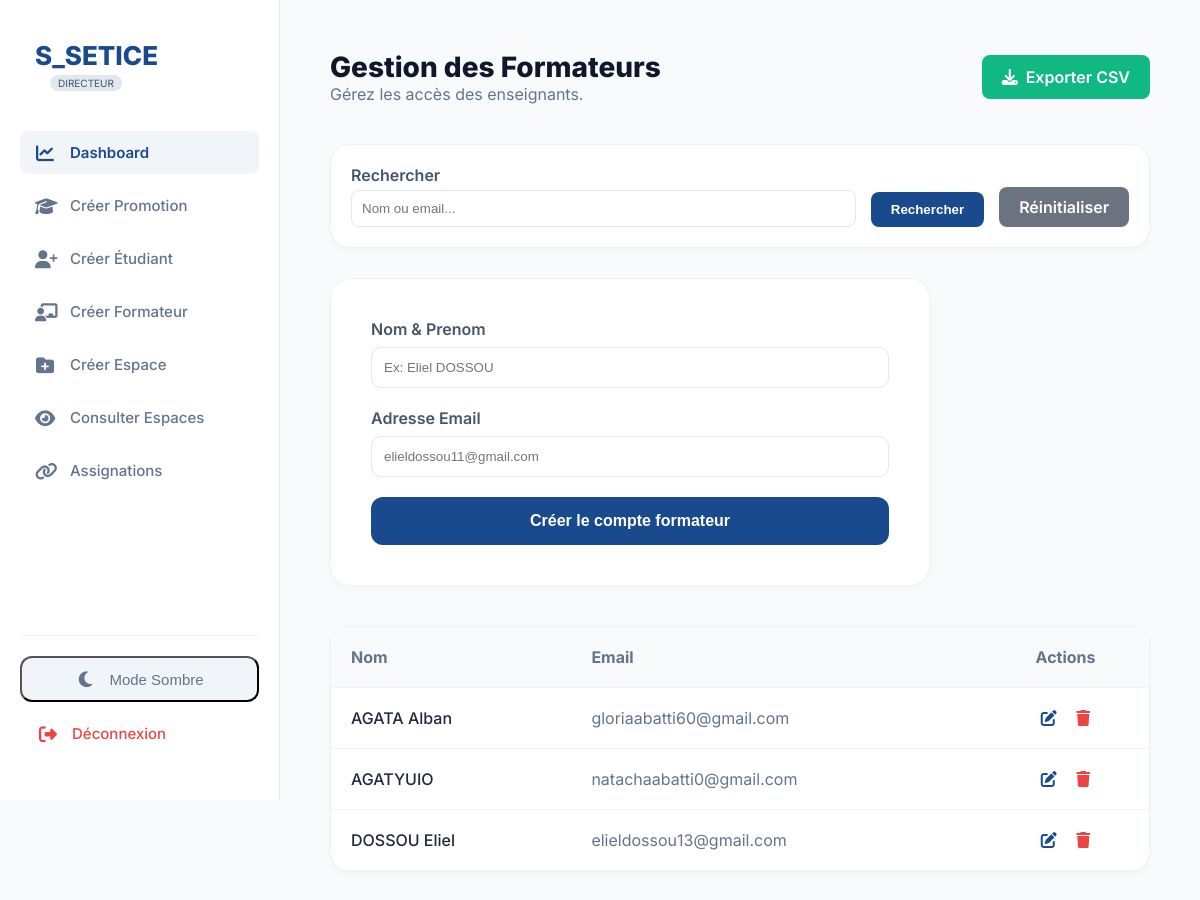
Screenshot of /views/formateurs.php (signed in) with the database file from the repository.
### tables this page shows
CREATE TABLE IF NOT EXISTS `formateurs` (
  `id` int NOT NULL AUTO_INCREMENT,
  `nom` varchar(100) DEFAULT NULL,
  `email` varchar(150) DEFAULT NULL,
  `id_utilisateur` int DEFAULT NULL,
  PRIMARY KEY (`id`),
  UNIQUE KEY `email` (`email`)
);

### includes/csrf.php (called while the page is built, shortened)
<?php
function generateCsrfToken() {
    return $_SESSION['csrf_token'];
}
?>

### views/formateurs.php (the view, shortened to what this page needs)
<?php
require_once('../config/db.php');
require_once('../includes/csrf.php');
$search = trim($_GET['search'] ?? '');
$page = max(1, intval($_GET['page'] ?? 1));
$per_page = 10;
$where = [];
$params = [];
$where_clause = !empty($where) ? "WHERE " . implode(" AND ", $where) : "";
$offset = ($page - 1) * $per_page;
$query = "SELECT * FROM formateurs $where_clause ORDER BY nom ASC LIMIT $per_page OFFSET $offset";
$query_stmt = $pdo->prepare($query);
$query_stmt->execute($params);
$formateurs = $query_stmt->fetchAll();
?>
<!DOCTYPE html>
<html lang="fr">
<head>
    <link rel="stylesheet" href="https://cdnjs.cloudflare.com/ajax/libs/font-awesome/6.4.0/css/all.min.css">
    <link rel="stylesheet" href="../assets/css/style.css">
</head>
<body style="margin:0; font-family:'Inter', sans-serif; background:#f8fafc;">
    <?php include('../includes/sidebar.php'); ?>
    <main style="margin-left: 280px; padding: 50px;">
        <header style="margin-bottom: 40px;">
            <div style="display: flex; justify-content: space-between; align-items: center;">
                <div>
                    <h1 style="font-size: 28px; font-weight: 800; color: #0f172a;">Gestion des Formateurs</h1>
                    <p style="color: #64748b;">Gérez les accès des enseignants.</p>
                </div>
                <a href="../actions/export_action.php?table=formateurs&format=csv" class="btn-export" style="background: #10b981; color: white; padding: 12px 20px; border-radius: 8px; text-decoration: none; font-weight: 600; display: inline-flex; align-items: center; gap: 8px;">
                    <i class="fas fa-download"></i> Exporter CSV
                </a>
            </div>
        </header>
        <div style="background: white; padding: 20px; border-radius: 20px; box-shadow: 0 4px 6px rgba(0,0,0,0.02); border: 1px solid #edf2f7; margin-bottom: 30px;">
            <form method="GET" style="display: flex; gap: 15px; align-items: end;">
                <div style="flex: 1;">
                    <label style="display:block; margin-bottom:5px; font-weight:600; color:#475569;">Rechercher</label>
                    <input type="text" name="search" value="<?= htmlspecialchars($search) ?>" placeholder="Nom ou email..." style="width:100%; padding:10px; border:1px solid #e2e8f0; border-radius:8px;">
                </div>
                <button type="submit" style="background:#1a4a8e; color:white; border:none; padding:10px 20px; border-radius:8px; cursor:pointer; font-weight:600;">Rechercher</button>
                <a href="formateurs.php" style="background:#6b7280; color:white; padding:10px 20px; border-radius:8px; text-decoration:none; font-weight:600;">Réinitialiser</a>
            </form>
        </div>
        <div style="background: white; padding: 40px; border-radius: 20px; box-shadow: 0 4px 6px rgba(0,0,0,0.02); max-width: 600px; border: 1px solid #edf2f7;">
            <form action="../actions/formateur_action.php" method="POST">
                <div style="margin-bottom: 20px;">
                    <label style="display:block; margin-bottom:8px; font-weight:600; color:#475569;">Nom & Prenom</label>
                    <input type="text" name="nom" placeholder="Ex: Eliel DOSSOU" required style="width:100%; padding:12px; border:1px solid #e2e8f0; border-radius:10px; outline:none;">
                </div>
                <div style="margin-bottom: 20px;">
                    <label style="display:block; margin-bottom:8px; font-weight:600; color:#475569;">Adresse Email</label>
                    <input type="email" name="email" placeholder="elieldossou11@gmail.com" required style="width:100%; padding:12px; border:1px solid #e2e8f0; border-radius:10px;">
                </div>
                <button type="submit" style="background:#1a4a8e; color:white; border:none; padding:15px 30px; border-radius:12px; cursor:pointer; font-weight:600; width:100%; font-size:16px;">
                    Créer le compte formateur
                </button>
            </form>
        </div>
        <div style="background: white; border-radius: 20px; border: 1px solid #edf2f7; margin-top: 40px; overflow: hidden; box-shadow: 0 4px 6px rgba(0,0,0,0.02);">
            <table style="width: 100%; border-collapse: collapse; text-align: left;">
                <thead>
                    <tr style="background: #f8fafc; border-bottom: 1px solid #edf2f7;">
                        <th style="padding: 20px; color: #64748b;">Nom</th>
                        <th style="padding: 20px; color: #64748b;">Email</th>
                        <th style="padding: 20px; color: #64748b; text-align: center;">Actions</th>
                    </tr>
                </thead>
                <tbody>
                    <?php foreach($formateurs as $f): ?>
                    <tr style="border-bottom: 1px solid #f1f5f9;">
                        <td style="padding: 20px; font-weight: 500;"><?= htmlspecialchars($f['nom']) ?></td>
                        <td style="padding: 20px; color: #64748b;"><?= htmlspecialchars($f['email']) ?></td>
                        <td style="padding: 20px; text-align: center;">
                            <a href="edit_formateur.php?id=<?= $f['id'] ?>" style="color: #1a4a8e; margin-right: 15px;"><i class="fas fa-edit"></i></a>
                            <a href="../actions/delete_action.php?type=formateur&id=<?= $f['id'] ?>&csrf_token=<?= generateCsrfToken() ?>" onclick="return confirm('Supprimer ce formateur ?')" style="color: #ef4444;"><i class="fas fa-trash"></i></a>
                        </td>
                    </tr>
                    <?php endforeach; ?>
                </tbody>
            </table>
        </div>
    </main>
</body>
</html>

### assets/css/style.css (style rules this page uses)
:root { --primary: #1a4a8e; --bg-body: #f8f9fc; --sidebar-white: #ffffff; --text-grey: #6c757d; }
* { box-sizing: border-box; margin: 0; padding: 0; }
body { font-family: 'Inter', sans-serif; background-color: #f8fafc; color: #1e293b; }

### includes/sidebar.php (style rules this page uses)
html, body { height: 100%; margin: 0; padding: 0; }

### rows the page displays
formateurs: nom "AGATA Alban", email "gloriaabatti60@gmail.com"
formateurs: nom "AGATYUIO", email "natachaabatti0@gmail.com"
formateurs: nom "DOSSOU Eliel", email "elieldossou13@gmail.com"

### other values shown
$role "DIRECTEUR"
